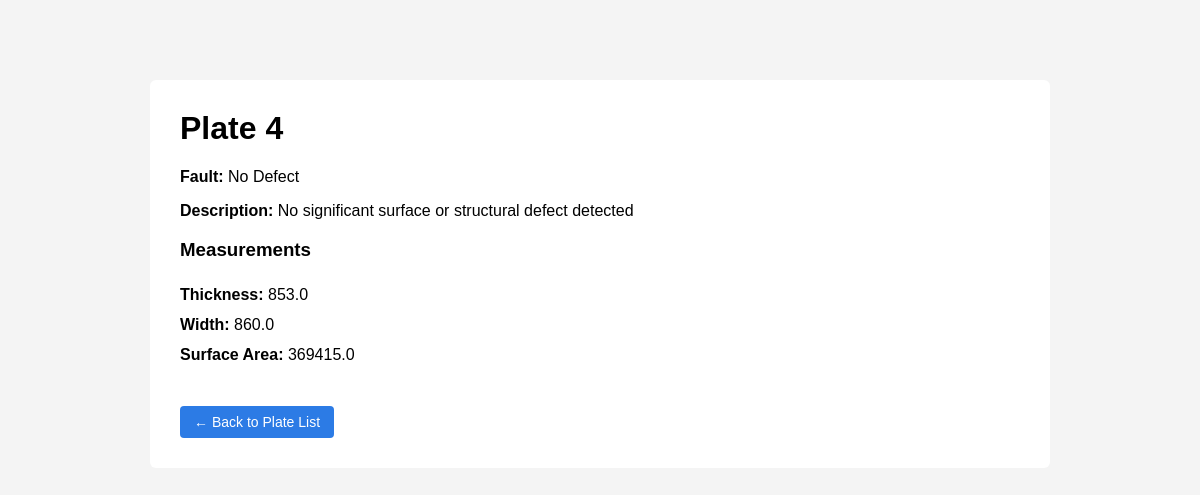
Screenshot of /plates/4 with the database file from the repository.
### tables this page shows
CREATE TABLE plates_new (
    plate_id INTEGER PRIMARY KEY,
    fault_code TEXT,
    created_at TEXT DEFAULT CURRENT_TIMESTAMP
);

CREATE TABLE faults (
    fault_code TEXT PRIMARY KEY,
    fault_name TEXT,
    description TEXT
);

CREATE TABLE plate_measurements (
    id INTEGER PRIMARY KEY AUTOINCREMENT,
    plate_id INTEGER,
    thickness REAL,
    width REAL,
    surface_area REAL,
    FOREIGN KEY (plate_id) REFERENCES plates_new(plate_id)
);

### app.py (the view)
@app.route("/plates/<int:plate_id>")
def plate_detail(plate_id):
    conn = get_db_connection()
    cursor = conn.cursor()
    cursor.execute(
        """
        SELECT
            pn.plate_id,
            f.fault_name,
            f.description,
            m.thickness,
            m.width,
            m.surface_area
        FROM plates_new pn
        JOIN faults f ON pn.fault_code = f.fault_code
        JOIN plate_measurements m ON pn.plate_id = m.plate_id
        WHERE pn.plate_id = ?
        """,
        (plate_id,)
    )
    plate = cursor.fetchone()
    conn.close()
    if plate is None:
        return "Plate not found", 404
    return render_template("plate_detail.html", plate=plate)

### app.py (called while the page is built)
def get_db_connection():
    conn = sqlite3.connect("app.db")
    conn.row_factory = sqlite3.Row
    return conn

### templates/plate_detail.html (shortened to what this page needs)
<!DOCTYPE html>
<html>
<head>
</head>
<body>
    <div class="container">
        <h1>Plate {{ plate["plate_id"] }}</h1>
        <p><strong>Fault:</strong> {{ plate["fault_name"] }}</p>
        <p><strong>Description:</strong> {{ plate["description"] }}</p>
        <h3>Measurements</h3>
        <ul>
            <li><strong>Thickness:</strong> {{ plate["thickness"] }}</li>
            <li><strong>Width:</strong> {{ plate["width"] }}</li>
            <li><strong>Surface Area:</strong> {{ plate["surface_area"] }}</li>
        </ul>
        <a class="button" href="/plates">← Back to Plate List</a>
    </div>
</body>
</html>

### templates/plate_detail.html (style rules this page uses)
body { font-family: Arial, sans-serif; background-color: #f4f4f4; margin: 0; padding: 0; }
.container { width: 70%; margin: 80px auto; background: white; padding: 30px; border-radius: 6px; }
h1 { margin-top: 0; }
ul { list-style-type: none; padding-left: 0; }
li { padding: 6px 0; }
a.button { display: inline-block; margin-top: 20px; padding: 8px 14px; background: #2c7be5; color: white; text-decoration: none; border-radius: 4px; font-size: 14px; }

### rows the page displays
plates_new: plate_id "4"
faults: fault_name "No Defect", description "No significant surface or structural defect detected"
plate_measurements: thickness "853.0", width "860.0", surface_area "369415.0"
